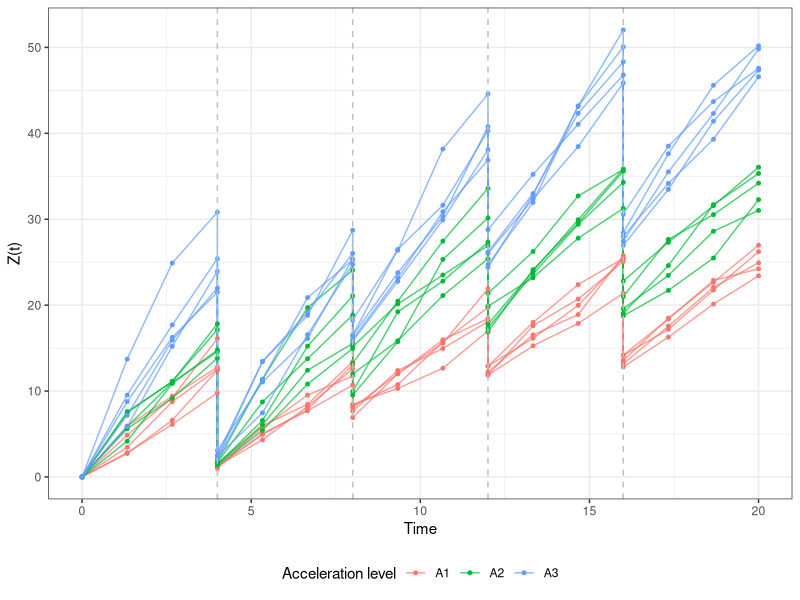
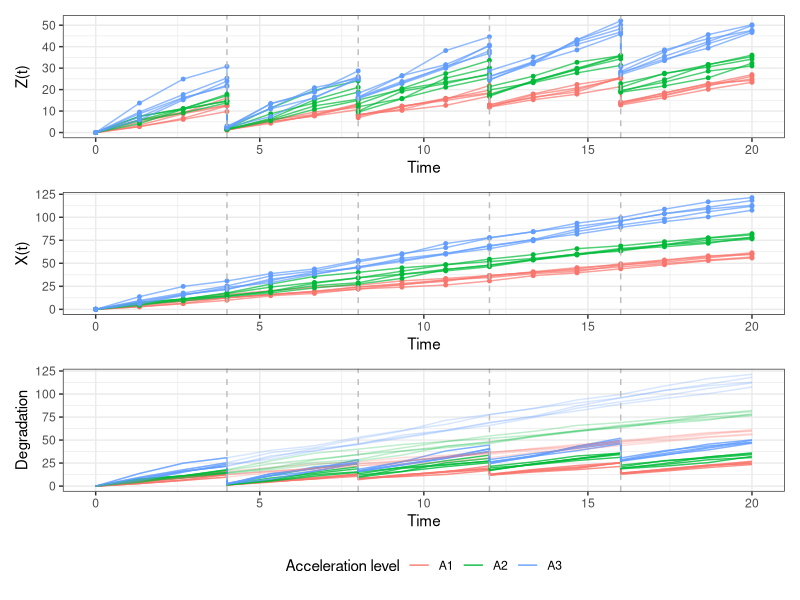

Here is the R script that generated these plots, in order:
# =========================================================
# Inverse Gaussian Degradation with Exponential Acceleration
# Toy Example
# =========================================================

# Packages
library(statmod)
library(ggplot2)

# =========================================================
# Function: Generate one degradation trajectory
# =========================================================
generate_trajectory <- function(t_max, nj, k, mu, lambda, beta, s_value, s_label, theta, id) {
  
  # Time grid
  N <- nj * (k + 1)
  n_points <- N + k + 2
  time_x <- seq(0, t_max, length.out = n_points)
  dt <- t_max / (n_points - 1)
  
  # Inverse Gaussian increments with exponential acceleration
  increments <- rinvgauss(
    n_points - 1,
    mean = mu * dt * exp(beta * s_value),
    shape = (mu * dt * exp(beta * s_value))^2 * lambda
  )
  
  # Latent degradation process X(t)
  X <- c(0, cumsum(increments))
  
  # Maintenance times
  t_change <- seq(0, t_max, length.out = k + 2)
  t_MP <- t_change[-c(1, length(t_change))]
  
  # Observed process Z(t) includes maintenance effects
  time_z <- sort(c(time_x, t_MP))
  Z <- numeric(length(time_z))
  
  j <- length(Z) / (k + 1)
  l <- (length(X) - 1) / (k + 1)
  
  # Apply imperfect maintenance (theta)
  for (i in 1:k) {
    Z[1:j] <- X[1:(l + 1)]
    
    reduction <- sum(sapply(1:i, function(p) {
      theta[p] * (X[p * l + 1] - X[(p - 1) * l + 1])
    }))
    
    Z[(i * j + 1):((i + 1) * j)] <- 
      X[(i * l + 1):((i + 1) * l + 1)] - reduction
  }
  
  # Output data frames
  df_x <- data.frame(
    id = id,
    time = time_x,
    X = X,
    A = s_label
  )
  
  df_z <- data.frame(
    id = id,
    time = time_z,
    Z = Z,
    A = s_label
  )
  
  return(list(df_x = df_x, df_z = df_z, t_MP = t_MP))
}

# =========================================================
# Function: Generate full dataset across stress levels
# =========================================================
generate_dataset <- function(n_units = 5,
                             A_values = c(0, 0.15, 0.3),
                             A_labels = c("A1", "A2", "A3"),
                             t_max = 20,
                             nj = 2,
                             k = 4,
                             mu = 3,
                             lambda = 2,
                             beta = 2,
                             theta = c(0.9, 0.4, 0.6, 0.9)) {
  
  all_x <- list()
  all_z <- list()
  
  for (j in seq_along(A_values)) {
    for (i in 1:n_units) {
      
      sim <- generate_trajectory(
        t_max, nj, k, mu, lambda, beta,
        s_value = A_values[j],
        s_label = A_labels[j],
        theta = theta,
        id = i
      )
      
      all_x[[length(all_x) + 1]] <- sim$df_x
      all_z[[length(all_z) + 1]] <- sim$df_z
    }
  }
  
  df_x <- do.call(rbind, all_x)
  df_z <- do.call(rbind, all_z)
  
  return(list(df_x = df_x, df_z = df_z, t_MP = sim$t_MP))
}

# =========================================================
# Function: Plot Z(t) (with maintenance)
# =========================================================
plot_degradation <- function(data) {
  ggplot(data$df_z, aes(x = time, y = Z, 
                        group = interaction(id, A),
                        color = A)) +
    geom_line(alpha = 0.7) +
    geom_point(size = 1) +
    geom_vline(xintercept = data$t_MP,
               linetype = "dashed", color = "gray") +
    labs(
      x = "Time",
      y = "Z(t)",
      color = "Acceleration level"
    ) +
    theme_bw() +
    theme(legend.position = "bottom")
}

# =========================================================
# Example
# =========================================================
set.seed(123)

data_sim <- generate_dataset()

# Visualize Z(t)
plot_degradation(data_sim)

# =========================================================
# Combined plots: X(t), Z(t), and both
# =========================================================
library(patchwork)

# Z(t): degradation with maintenance
p_Z <- ggplot(data_sim$df_z,
              aes(time, Z, group = interaction(id, A), color = A)) +
  geom_line(alpha = 0.7) +
  geom_point(size = 1) +
  geom_vline(xintercept = data_sim$t_MP,
             linetype = "dashed", color = "gray") +
  labs(x = "Time", y = "Z(t)", color = "Acceleration level") +
  theme_bw() +
  theme(legend.position = "none")

# X(t): degradation without maintenance
p_X <- ggplot(data_sim$df_x,
              aes(time, X, group = interaction(id, A), color = A)) +
  geom_line(alpha = 0.7) +
  geom_point(size = 1) +
  geom_vline(xintercept = data_sim$t_MP,
             linetype = "dashed", color = "gray") +
  labs(x = "Time", y = "X(t)", color = "Acceleration level") +
  theme_bw() +
  theme(legend.position = "none")

# Combined plot: X(t) and Z(t)
p_both <- ggplot() +
  geom_line(data = data_sim$df_z,
            aes(time, Z, group = interaction(id, A), color = A),
            alpha = 0.8) +
  geom_line(data = data_sim$df_x,
            aes(time, X, group = interaction(id, A), color = A),
            alpha = 0.25) +
  geom_vline(xintercept = data_sim$t_MP,
             linetype = "dashed", color = "gray") +
  labs(x = "Time", y = "Degradation", color = "Acceleration level") +
  theme_bw() +
  theme(legend.position = "bottom")

# Combine panels vertically
final_plot <- p_Z / p_X / p_both

# Display final figure
final_plot
